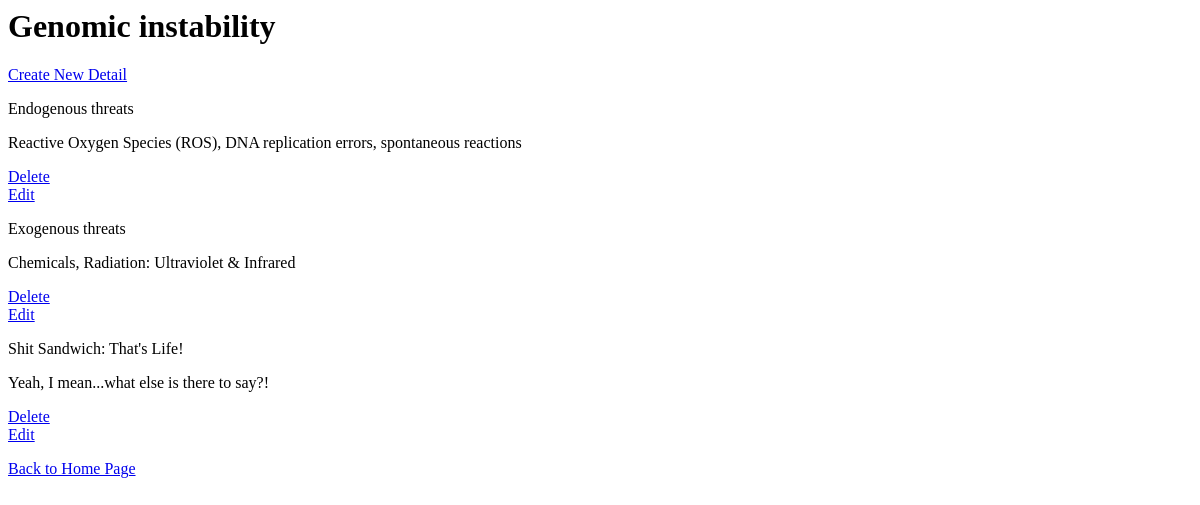
The app's page /aging_hallmarks/1/hallmark_details, older data.
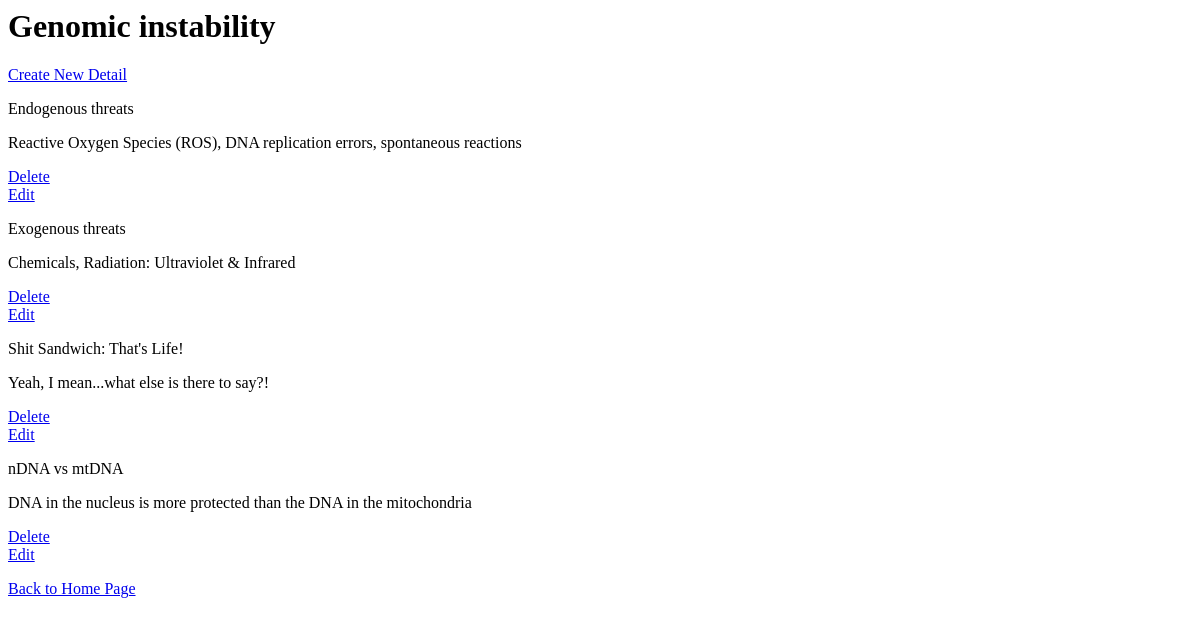
The same page, newer data.
### db_setup.py (models this page shows)
class AgingHallmark(Base):
    __tablename__ = 'aging_hallmark'
    id = Column(Integer, primary_key=True)
    name = Column(String(300), nullable=False)
    summary = Column(String(300))
    treatment = Column(String(300))

class HallmarkDetails(Base):
    __tablename__ = 'hallmark_details'
    id = Column(Integer, primary_key = True)
    name = Column(String(100), nullable=False)
    description = Column(String(500))
    references = Column(String(250))
    hallmark_id = Column(Integer, ForeignKey('aging_hallmark.id'))
    aging_hallmark = relationship(AgingHallmark)

### app.py (the view)
@app.route('/aging_hallmarks/<int:hallmark_id>/hallmark_details')
def details(hallmark_id):
    hallmark = session.query(AgingHallmark).filter_by(id=hallmark_id).one()
    details = session.query(HallmarkDetails).filter_by(
                    hallmark_id = hallmark_id).all()
    return render_template('details.html', details=details,
                    hallmark=hallmark,
                    hallmark_id = hallmark_id)

### templates/details.html (shortened to what this page needs)
<html><body>
<h1>{{hallmark.name}}</h1>
<a href = "{{url_for('newDetail', hallmark_id = hallmark.id)}}">Create New Detail</a></br>
{% for detail in details %}
<p>{{detail.name}}</p>
<p>{{detail.description}}</p>
    <p>
        <a href = "{{url_for('deleteDetail', hallmark_id = hallmark.id, detail_id = detail.id)}}">Delete</a>
        <a href = "{{url_for('editDetail', hallmark_id = hallmark.id, detail_id = detail.id)}}">Edit</a>
    </p>
{% endfor %}
<p><a href = "{{url_for('agingHallmarks')}}"> Back to Home Page</a></p>
</body>
</html>

Row changes from the older to the newer data that the page shows:
added HallmarkDetails: name "nDNA vs mtDNA", description "DNA in the nucleus is more protected than the DNA in the mitochondria"
